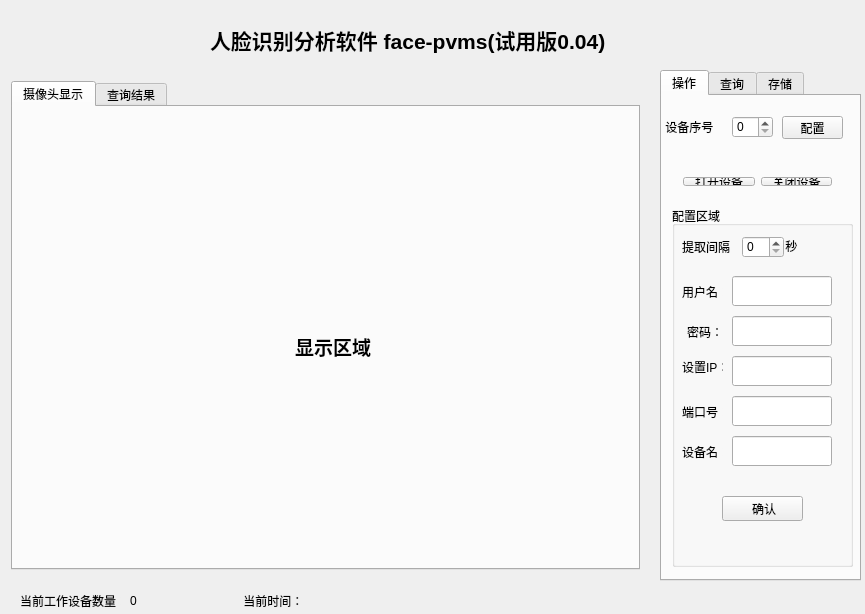
<?xml version="1.0" encoding="UTF-8"?>
<ui version="4.0">
 <class>facePvms</class>
 <widget class="QWidget" name="facePvms">
  <property name="geometry">
   <rect>
    <x>0</x>
    <y>0</y>
    <width>865</width>
    <height>614</height>
   </rect>
  </property>
  <property name="windowTitle">
   <string>facePvms</string>
  </property>
  <widget class="QLabel" name="company_label">
   <property name="geometry">
    <rect>
     <x>210</x>
     <y>20</y>
     <width>441</width>
     <height>41</height>
    </rect>
   </property>
   <property name="styleSheet">
    <string notr="true">人脸识别分析软件face-pvms
font: 9pt &quot;楷体&quot;;
font: 24pt &quot;Agency FB&quot;;</string>
   </property>
   <property name="text">
    <string>&lt;!DOCTYPE HTML PUBLIC &quot;-//W3C//DTD HTML 4.0//EN&quot; &quot;http://www.w3.org/TR/REC-html40/strict.dtd&quot;&gt;
&lt;html&gt;&lt;head&gt;&lt;meta name=&quot;qrichtext&quot; content=&quot;1&quot; /&gt;&lt;style type=&quot;text/css&quot;&gt;
p, li { white-space: pre-wrap; }
&lt;/style&gt;&lt;/head&gt;&lt;body style=&quot; font-family:'SimSun'; font-size:9pt; font-weight:400; font-style:normal;&quot;&gt;
&lt;p style=&quot; margin-top:0px; margin-bottom:0px; margin-left:0px; margin-right:0px; -qt-block-indent:0; text-indent:0px;&quot;&gt;&lt;span style=&quot; font-size:16pt; font-weight:600;&quot;&gt;人脸识别分析软件 face-pvms(试用版0.04)&lt;/span&gt;&lt;/p&gt;&lt;/body&gt;&lt;/html&gt;</string>
   </property>
  </widget>
  <widget class="QTabWidget" name="tabelWidget_operation">
   <property name="geometry">
    <rect>
     <x>660</x>
     <y>70</y>
     <width>201</width>
     <height>511</height>
    </rect>
   </property>
   <property name="currentIndex">
    <number>0</number>
   </property>
   <property name="iconSize">
    <size>
     <width>16</width>
     <height>16</height>
    </size>
   </property>
   <widget class="QWidget" name="operation">
    <attribute name="title">
     <string>操作</string>
    </attribute>
    <widget class="QLabel" name="label_devname">
     <property name="geometry">
      <rect>
       <x>0</x>
       <y>20</y>
       <width>61</width>
       <height>21</height>
      </rect>
     </property>
     <property name="text">
      <string> 设备序号</string>
     </property>
    </widget>
    <widget class="QSpinBox" name="spinBox_deviceNumber">
     <property name="geometry">
      <rect>
       <x>70</x>
       <y>20</y>
       <width>41</width>
       <height>22</height>
      </rect>
     </property>
    </widget>
    <widget class="QPushButton" name="pushbutton_device_config">
     <property name="geometry">
      <rect>
       <x>120</x>
       <y>20</y>
       <width>61</width>
       <height>23</height>
      </rect>
     </property>
     <property name="text">
      <string>配置</string>
     </property>
    </widget>
    <widget class="QGroupBox" name="groupBox_configArea">
     <property name="geometry">
      <rect>
       <x>10</x>
       <y>110</y>
       <width>181</width>
       <height>361</height>
      </rect>
     </property>
     <property name="title">
      <string>配置区域</string>
     </property>
     <widget class="QLabel" name="label_ipaddr">
      <property name="geometry">
       <rect>
        <x>10</x>
        <y>150</y>
        <width>41</width>
        <height>21</height>
       </rect>
      </property>
      <property name="text">
       <string>设置IP：</string>
      </property>
     </widget>
     <widget class="QLabel" name="label_interval">
      <property name="geometry">
       <rect>
        <x>10</x>
        <y>30</y>
        <width>54</width>
        <height>21</height>
       </rect>
      </property>
      <property name="text">
       <string>提取间隔</string>
      </property>
     </widget>
     <widget class="QLabel" name="label_sec">
      <property name="geometry">
       <rect>
        <x>110</x>
        <y>30</y>
        <width>21</width>
        <height>20</height>
       </rect>
      </property>
      <property name="text">
       <string> 秒</string>
      </property>
     </widget>
     <widget class="QLabel" name="label_usr">
      <property name="geometry">
       <rect>
        <x>10</x>
        <y>70</y>
        <width>41</width>
        <height>31</height>
       </rect>
      </property>
      <property name="text">
       <string>用户名：</string>
      </property>
     </widget>
     <widget class="QLabel" name="label_password">
      <property name="geometry">
       <rect>
        <x>15</x>
        <y>110</y>
        <width>31</width>
        <height>31</height>
       </rect>
      </property>
      <property name="text">
       <string>密码：</string>
      </property>
     </widget>
     <widget class="QLabel" name="label_port">
      <property name="geometry">
       <rect>
        <x>10</x>
        <y>190</y>
        <width>41</width>
        <height>31</height>
       </rect>
      </property>
      <property name="text">
       <string>端口号：</string>
      </property>
     </widget>
     <widget class="QSpinBox" name="spinBox_intervalSec">
      <property name="geometry">
       <rect>
        <x>70</x>
        <y>30</y>
        <width>42</width>
        <height>22</height>
       </rect>
      </property>
     </widget>
     <widget class="QPushButton" name="pushButton_save">
      <property name="geometry">
       <rect>
        <x>50</x>
        <y>290</y>
        <width>81</width>
        <height>25</height>
       </rect>
      </property>
      <property name="text">
       <string> 确认</string>
      </property>
     </widget>
     <widget class="QLabel" name="label_devicename">
      <property name="geometry">
       <rect>
        <x>10</x>
        <y>230</y>
        <width>41</width>
        <height>31</height>
       </rect>
      </property>
      <property name="text">
       <string>设备名：</string>
      </property>
     </widget>
     <widget class="QLineEdit" name="lineEdit_devicename">
      <property name="geometry">
       <rect>
        <x>60</x>
        <y>230</y>
        <width>100</width>
        <height>30</height>
       </rect>
      </property>
     </widget>
     <widget class="QLineEdit" name="lineEdit_account">
      <property name="geometry">
       <rect>
        <x>60</x>
        <y>70</y>
        <width>100</width>
        <height>30</height>
       </rect>
      </property>
     </widget>
     <widget class="QLineEdit" name="lineEdit_password">
      <property name="geometry">
       <rect>
        <x>60</x>
        <y>110</y>
        <width>100</width>
        <height>30</height>
       </rect>
      </property>
     </widget>
     <widget class="QLineEdit" name="lineEdit_ipaddr">
      <property name="geometry">
       <rect>
        <x>60</x>
        <y>150</y>
        <width>100</width>
        <height>30</height>
       </rect>
      </property>
     </widget>
     <widget class="QLineEdit" name="lineEdit_port">
      <property name="geometry">
       <rect>
        <x>60</x>
        <y>190</y>
        <width>100</width>
        <height>30</height>
       </rect>
      </property>
     </widget>
    </widget>
    <widget class="QWidget" name="layoutWidget">
     <property name="geometry">
      <rect>
       <x>10</x>
       <y>70</y>
       <width>171</width>
       <height>31</height>
      </rect>
     </property>
     <layout class="QHBoxLayout" name="horizontalLayout_deviceOpera">
      <item>
       <widget class="QPushButton" name="pushbutton_device_open">
        <property name="text">
         <string>打开设备</string>
        </property>
       </widget>
      </item>
      <item>
       <widget class="QPushButton" name="pushButton_device_close">
        <property name="text">
         <string>关闭设备</string>
        </property>
       </widget>
      </item>
     </layout>
    </widget>
   </widget>
   <widget class="QWidget" name="inquery">
    <attribute name="title">
     <string>查询</string>
    </attribute>
    <widget class="QComboBox" name="comboBox">
     <property name="geometry">
      <rect>
       <x>70</x>
       <y>20</y>
       <width>111</width>
       <height>22</height>
      </rect>
     </property>
    </widget>
    <widget class="QLabel" name="label_deviceName">
     <property name="geometry">
      <rect>
       <x>20</x>
       <y>20</y>
       <width>41</width>
       <height>21</height>
      </rect>
     </property>
     <property name="text">
      <string>设备名</string>
     </property>
    </widget>
    <widget class="QLabel" name="label_starttime">
     <property name="geometry">
      <rect>
       <x>10</x>
       <y>60</y>
       <width>54</width>
       <height>20</height>
      </rect>
     </property>
     <property name="text">
      <string>开始时间</string>
     </property>
    </widget>
    <widget class="QLabel" name="label_endTime">
     <property name="geometry">
      <rect>
       <x>10</x>
       <y>131</y>
       <width>54</width>
       <height>21</height>
      </rect>
     </property>
     <property name="text">
      <string>结束时间</string>
     </property>
    </widget>
    <widget class="QPushButton" name="pushButton_search">
     <property name="geometry">
      <rect>
       <x>50</x>
       <y>210</y>
       <width>75</width>
       <height>23</height>
      </rect>
     </property>
     <property name="text">
      <string>查询</string>
     </property>
    </widget>
    <widget class="QWidget" name="widget_startCanlendar" native="true">
     <property name="geometry">
      <rect>
       <x>10</x>
       <y>90</y>
       <width>181</width>
       <height>31</height>
      </rect>
     </property>
    </widget>
    <widget class="QWidget" name="widget_endCanlendar" native="true">
     <property name="geometry">
      <rect>
       <x>10</x>
       <y>160</y>
       <width>181</width>
       <height>31</height>
      </rect>
     </property>
    </widget>
   </widget>
   <widget class="QWidget" name="tab">
    <attribute name="title">
     <string>存储</string>
    </attribute>
    <widget class="QLabel" name="label_imageName">
     <property name="geometry">
      <rect>
       <x>10</x>
       <y>50</y>
       <width>71</width>
       <height>31</height>
      </rect>
     </property>
     <property name="text">
      <string>存储路径：</string>
     </property>
    </widget>
    <widget class="QLineEdit" name="lineEdit_imagePath">
     <property name="geometry">
      <rect>
       <x>10</x>
       <y>80</y>
       <width>161</width>
       <height>21</height>
      </rect>
     </property>
    </widget>
    <widget class="QPushButton" name="pushButton_pathSelect">
     <property name="geometry">
      <rect>
       <x>40</x>
       <y>120</y>
       <width>75</width>
       <height>23</height>
      </rect>
     </property>
     <property name="text">
      <string>选择</string>
     </property>
    </widget>
    <widget class="QLabel" name="label_storageDateName">
     <property name="geometry">
      <rect>
       <x>10</x>
       <y>180</y>
       <width>61</width>
       <height>41</height>
      </rect>
     </property>
     <property name="text">
      <string>存储时间:</string>
     </property>
    </widget>
    <widget class="QSpinBox" name="spinBox_storagedate">
     <property name="geometry">
      <rect>
       <x>70</x>
       <y>190</y>
       <width>42</width>
       <height>22</height>
      </rect>
     </property>
    </widget>
    <widget class="QLabel" name="label_day">
     <property name="geometry">
      <rect>
       <x>120</x>
       <y>190</y>
       <width>21</width>
       <height>21</height>
      </rect>
     </property>
     <property name="text">
      <string>天</string>
     </property>
    </widget>
    <widget class="QPushButton" name="pushButton_storageConfirm">
     <property name="geometry">
      <rect>
       <x>40</x>
       <y>240</y>
       <width>75</width>
       <height>23</height>
      </rect>
     </property>
     <property name="text">
      <string>确认</string>
     </property>
    </widget>
   </widget>
  </widget>
  <widget class="QWidget" name="gridLayoutWidget">
   <property name="geometry">
    <rect>
     <x>0</x>
     <y>70</y>
     <width>651</width>
     <height>511</height>
    </rect>
   </property>
   <layout class="QGridLayout" name="gridLayout_leftLayout">
    <item row="1" column="0">
     <widget class="QTabWidget" name="tabWidget_result">
      <property name="currentIndex">
       <number>0</number>
      </property>
      <widget class="QWidget" name="tab_display">
       <attribute name="title">
        <string>摄像头显示</string>
       </attribute>
       <widget class="QLabel" name="label_DisplayCam">
        <property name="geometry">
         <rect>
          <x>0</x>
          <y>0</y>
          <width>640</width>
          <height>480</height>
         </rect>
        </property>
        <property name="text">
         <string>&lt;html&gt;&lt;head/&gt;&lt;body&gt;&lt;p align=&quot;center&quot;&gt;&lt;span style=&quot; font-size:14pt; font-weight:600;&quot;&gt;显示区域&lt;/span&gt;&lt;/p&gt;&lt;/body&gt;&lt;/html&gt;</string>
        </property>
       </widget>
      </widget>
      <widget class="QWidget" name="tab_searchResult">
       <attribute name="title">
        <string>查询结果</string>
       </attribute>
       <widget class="QListWidget" name="listWidget_imagelist">
        <property name="geometry">
         <rect>
          <x>0</x>
          <y>0</y>
          <width>640</width>
          <height>480</height>
         </rect>
        </property>
       </widget>
      </widget>
     </widget>
    </item>
   </layout>
  </widget>
  <widget class="QLabel" name="label_curdevice">
   <property name="geometry">
    <rect>
     <x>130</x>
     <y>590</y>
     <width>16</width>
     <height>21</height>
    </rect>
   </property>
   <property name="text">
    <string>0</string>
   </property>
  </widget>
  <widget class="QLabel" name="label_curname">
   <property name="geometry">
    <rect>
     <x>20</x>
     <y>590</y>
     <width>101</width>
     <height>21</height>
    </rect>
   </property>
   <property name="text">
    <string>当前工作设备数量：</string>
   </property>
  </widget>
  <widget class="QLabel" name="label_systimename">
   <property name="geometry">
    <rect>
     <x>240</x>
     <y>590</y>
     <width>61</width>
     <height>21</height>
    </rect>
   </property>
   <property name="text">
    <string> 当前时间：</string>
   </property>
  </widget>
  <widget class="QLabel" name="label_systime_show">
   <property name="geometry">
    <rect>
     <x>310</x>
     <y>590</y>
     <width>131</width>
     <height>21</height>
    </rect>
   </property>
   <property name="text">
    <string/>
   </property>
  </widget>
 </widget>
 <layoutdefault spacing="6" margin="11"/>
 <tabstops>
  <tabstop>spinBox_deviceNumber</tabstop>
  <tabstop>pushbutton_device_config</tabstop>
  <tabstop>pushbutton_device_open</tabstop>
  <tabstop>pushButton_device_close</tabstop>
  <tabstop>spinBox_intervalSec</tabstop>
  <tabstop>lineEdit_account</tabstop>
  <tabstop>lineEdit_password</tabstop>
  <tabstop>lineEdit_ipaddr</tabstop>
  <tabstop>lineEdit_port</tabstop>
  <tabstop>lineEdit_devicename</tabstop>
  <tabstop>pushButton_save</tabstop>
  <tabstop>tabelWidget_operation</tabstop>
  <tabstop>comboBox</tabstop>
  <tabstop>pushButton_search</tabstop>
  <tabstop>tabWidget_result</tabstop>
  <tabstop>lineEdit_imagePath</tabstop>
  <tabstop>pushButton_pathSelect</tabstop>
  <tabstop>spinBox_storagedate</tabstop>
  <tabstop>pushButton_storageConfirm</tabstop>
  <tabstop>listWidget_imagelist</tabstop>
 </tabstops>
 <resources/>
 <connections/>
</ui>
